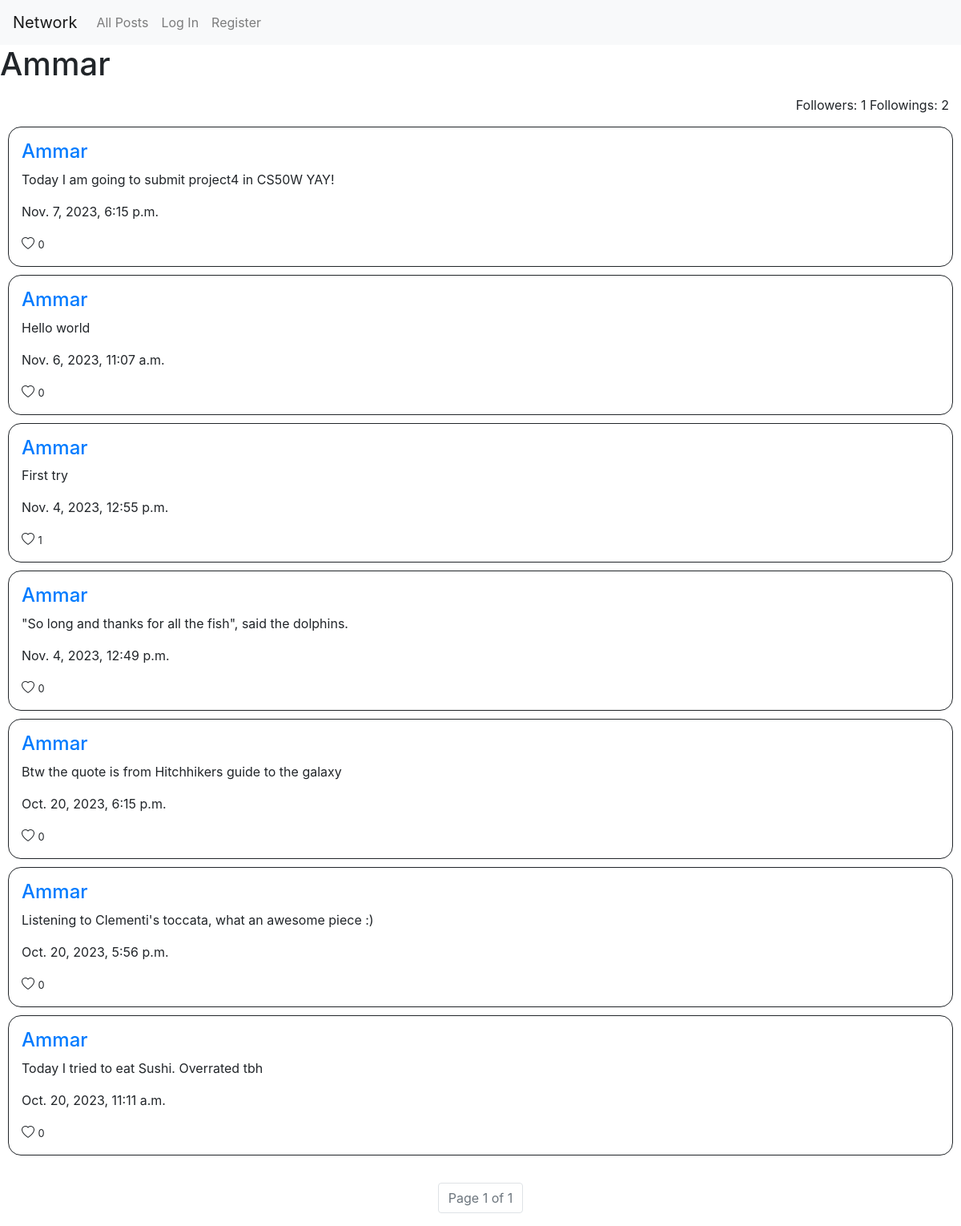
The app's page /Ammar with its own data.
### network/models.py (models this page shows)
class User(AbstractUser):
    follow = models.ManyToManyField('self', symmetrical = False ,related_name="followers")

class Post(models.Model):
    content = models.CharField(max_length = 256)
    user = models.ForeignKey(User, on_delete=models.CASCADE,related_name="Posts")
    time = models.DateTimeField()
    likes = models.ManyToManyField(User, related_name = "liked_posts", blank=True)

### network/views.py (the view, shortened to what this page needs)
# urls.py: path("<str:name>", views.profile, name = "profile"),
def profile(request, name):
    u = User.objects.get(username = name)
    t = False
    if request.user.is_authenticated:
        t = request.user.follow.filter(username = name).exists()
    p = u.Posts.all().order_by('time').reverse()
    pag = Paginator(p, 10)
    page = request.GET.get("page")
    pst = pag.get_page(page)
    return render(request, "network/profile.html", {
        "User" : u,
        "followed" : t,
        "followers" : u.followers.all().count(),
        "posts" : pst,
        "followings" : u.follow.all().count()
    })

### network/templates/network/profile.html (shortened to what this page needs)
{% extends "network/layout.html" %}
{%load static%}
{% block body %}
    <h1> {{User.username}} </h1>
    <p style="text-align: right; margin: 15px;">Followers:  {{followers}} Followings: {{followings}}</p>
    {% for p in posts %}
<div class = "post" data-id="{{ p.id }}" id = "posts" data-post = "{{ p.id }}"  style="border: 1px solid; padding: 16px; margin: 10px; border-radius: 16px;">
    <a href="{%url 'profile' p.user.username%}"><h4>{{p.user}}</h4></a>
    <p>{{p.content}}</p>
    <p>{{p.time}}</p>
    <button class="like-button custom" data-id="{{ p.id }}">
        {%if user in p.likes.all%}
            <i class="bi bi-heart-fill"></i>
        {%else%}
            <i class="bi bi-heart"></i>
        {%endif%}
    </button>
    <small class = "counter">{{p.likes.count}}</small>
</div>
{% empty %}
<p>User hasn't posted anything</p>
{% endfor %}
    <br>
    <nav aria-label="Page navigation example">
        <ul class="pagination justify-content-center">
        <li class="page-item disabled" ><a class="page-link" href="#">Page {{posts.number}} of {{posts.paginator.num_pages}}</a></li>
        </ul>
    </nav>
{% endblock %}

### network/templates/network/layout.html (style rules this page uses)
.custom { background: none; border: none; padding: 0; cursor: pointer; font-size: inherit; color: inherit; text-align: inherit; }

### records on screen
User: username "Ammar"
Post: user "Ammar", content "Today I am going to submit project4 in CS50W YAY!", time "Nov. 7, 2023, 6:15 p.m.", likes.count "0"
Post: user "Ammar", content "Hello world", time "Nov. 6, 2023, 11:07 a.m.", likes.count "0"
Post: user "Ammar", content "First try", time "Nov. 4, 2023, 12:55 p.m.", likes.count "1"
Post: user "Ammar", content "\"So long and thanks for all the fish\", said the dolphins.", time "Nov. 4, 2023, 12:49 p.m.", likes.count "0"
Post: user "Ammar", content "Btw the quote is from Hitchhikers guide to the galaxy", time "Oct. 20, 2023, 6:15 p.m.", likes.count "0"
Post: user "Ammar", content "Listening to Clementi's toccata, what an awesome piece :)", time "Oct. 20, 2023, 5:56 p.m.", likes.count "0"
Post: user "Ammar", content "Today I tried to eat Sushi. Overrated tbh", time "Oct. 20, 2023, 11:11 a.m.", likes.count "0"

### other values on screen
{{ followers }} "1"
{{ followings }} "2"
{{ posts.number }} "1"
{{ posts.paginator.num_pages }} "1"
